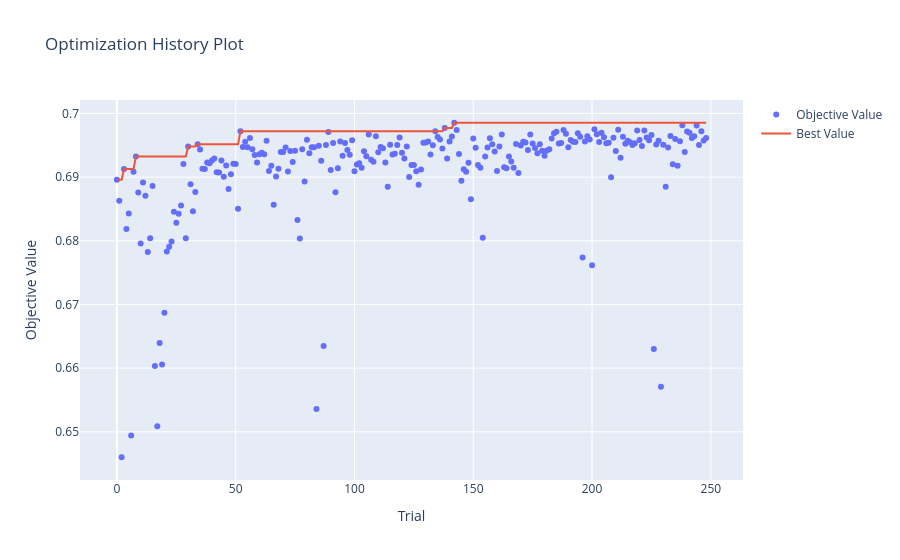
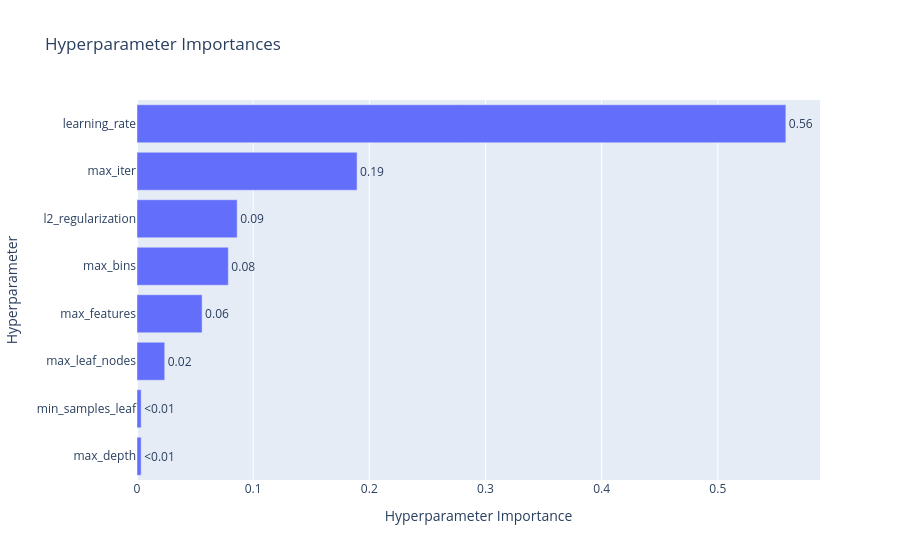
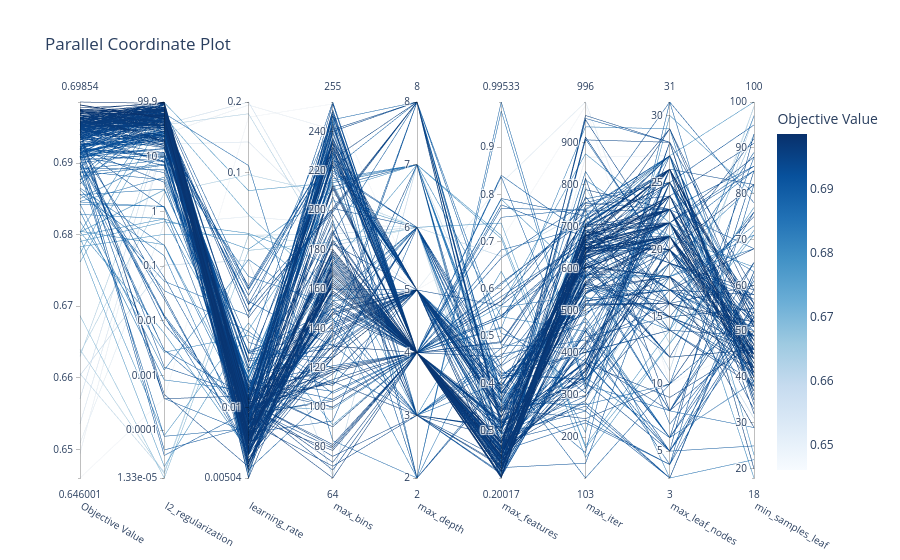

Here is the notebook cell these charts were saved with, in order:
### Markdown cell above
### 10k

### Code cell
import optuna
import numpy as np
import warnings
from sklearn.metrics import roc_auc_score
from sklearn.model_selection import TimeSeriesSplit
from optuna.visualization import (
    plot_optimization_history, 
    plot_param_importances, 
    plot_parallel_coordinate
)
from optuna.samplers import TPESampler
from sklearn.ensemble import HistGradientBoostingClassifier
from sklearn.pipeline import make_pipeline


# Parameter tuning settings

timeout_seconds = 60*60*1
no_improvement_trials = 100

# Split the 10k dataset to evaluate on holdout after tuning

X_tuning = train_10k_X.head(8000)
y_tuning = train_10k_y_cat.head(8000)
X_val_holdout = train_10k_X.tail(2000)
y_val_holdout = train_10k_y_cat.tail(2000)

def objective_histgbm(trial):
    params = {
        "max_iter": trial.suggest_int("max_iter", 100, 1000), # Number of boosting rounds
        "learning_rate": trial.suggest_float("learning_rate", 0.005, 0.2, log=True), # Step size
        "max_depth": trial.suggest_int("max_depth", 2, 8), # Max tree depth
        "min_samples_leaf": trial.suggest_int("min_samples_leaf", 15, 100), # Min samples required in a leaf node
        "max_features": trial.suggest_float("max_features", 0.2, 1.0), # Number of features to consider when looking for the best split
        "max_leaf_nodes": trial.suggest_int("max_leaf_nodes", 3, 31), # Max leaf nodes in the tree
        "l2_regularization": trial.suggest_float("l2_regularization", 1e-5, 100.0, log=True), # L2 regularization term on weights
        "random_state": 42, # For reproducibility
        "verbose": 0, # No verbose output during training
        "max_bins": trial.suggest_int("max_bins", 63, 255), # Maximum number of bins to use for discretizing continuous features
        "class_weight": "balanced", # Adjust weights inversely proportional to class frequencies
    }

    full_pipeline = make_pipeline(
        numeric_preprocessor,
        HistGradientBoostingClassifier(**params)
    )
    
    tscv = TimeSeriesSplit(n_splits=5)
    cv_scores = []
    
    for train_idx, val_idx in tscv.split(X_tuning):
        X_tr, X_val = X_tuning.iloc[train_idx], X_tuning.iloc[val_idx]
        y_tr, y_val = y_tuning.iloc[train_idx], y_tuning.iloc[val_idx]
        
        with warnings.catch_warnings():
            warnings.simplefilter("ignore")
            full_pipeline.fit(X_tr, y_tr)
        
        preds = full_pipeline.predict_proba(X_val)[:, 1]
        cv_scores.append(roc_auc_score(y_val, preds))
        
    return np.mean(cv_scores)

def stop_optuna(study, trial): # Custom callback to stop optimization if no improvement in best AUC for a certain number of trials
    if study.best_trial.number + no_improvement_trials <= trial.number:
        print(f"\n[Early Stop] No improvement in {no_improvement_trials} trials. Stopping optimization.")
        study.stop()

study_histgbm = optuna.create_study(direction="maximize", sampler=TPESampler(seed=42))
study_histgbm.optimize(objective_histgbm, timeout=timeout_seconds, n_jobs=-1, callbacks=[stop_optuna])

print("\n" + "="*40)
print(f"BEST AUC: {study_histgbm.best_value:.4f}")
print("BEST PARAMETERS:")

print("best_params = {")
for k, v in study_histgbm.best_params.items():
    if isinstance(v, str):
        print(f'    "{k}": "{v}",')
    else:
        print(f'    "{k}": {v},')
print("}")

print("\n--- PARAMETER IMPORTANCE ---")
importances = optuna.importance.get_param_importances(study_histgbm)
for param, importance in importances.items():
    print(f"  {param:20}: {importance:.4f}")
print("="*40)


fig1 = plot_optimization_history(study_histgbm)
fig1.show()
    
fig2 = plot_param_importances(study_histgbm)
fig2.show()
    
fig3 = plot_parallel_coordinate(study_histgbm)
fig3.show()
    
fig1.write_html("hyperparameter_tuning/HistGBM/Classification/optuna_histgbm_10k_history.html")
fig2.write_html("hyperparameter_tuning/HistGBM/Classification/optuna_histgbm_10k_importance.html")
fig3.write_html("hyperparameter_tuning/HistGBM/Classification/optuna_histgbm_10k_parallel.html")

### Figure 1 — Plotly figure (JSON) as saved in the notebook; plotly's stock layout.template omitted (floating-point values rounded to 4 significant figures; data arrays with more than 128 entries replaced by an {"elided": "..."} marker saying what was removed)
{"data": [{"mode": "markers", "name": "Objective Value", "type": "scatter", "x": {"elided": "249 int values"}, "y": {"elided": "249 float values"}}, {"mode": "lines", "name": "Best Value", "type": "scatter", "x": {"elided": "249 int values"}, "y": {"elided": "249 float values"}}, {"marker": {"color": "#cccccc"}, "mode": "markers", "name": "Infeasible Trial", "showlegend": false, "type": "scatter", "x": [], "y": []}], "layout": {"title": {"text": "Optimization History Plot"}, "xaxis": {"title": {"text": "Trial"}}, "yaxis": {"title": {"text": "Objective Value"}}}}

### Figure 2 — Plotly figure (JSON) as saved in the notebook; plotly's stock layout.template omitted (floating-point values rounded to 4 significant figures)
{"data": [{"cliponaxis": false, "hovertemplate": ["max_depth (IntDistribution): 0.0035729816847860016<extra></extra>", "min_samples_leaf (IntDistribution): 0.0035957221533723903<extra></extra>", "max_leaf_nodes (IntDistribution): 0.023872757550051377<extra></extra>", "max_features (FloatDistribution): 0.05605800652629227<extra></extra>", "max_bins (IntDistribution): 0.07862452852767654<extra></extra>", "l2_regularization (FloatDistribution): 0.08623181834600323<extra></extra>", "max_iter (IntDistribution): 0.18946318163525971<extra></extra>", "learning_rate (FloatDistribution): 0.5585810035765584<extra></extra>"], "name": "Objective Value", "orientation": "h", "text": ["<0.01", "<0.01", "0.02", "0.06", "0.08", "0.09", "0.19", "0.56"], "textposition": "outside", "type": "bar", "x": [0.003573, 0.003596, 0.02387, 0.05606, 0.07862, 0.08623, 0.1895, 0.5586], "y": ["max_depth", "min_samples_leaf", "max_leaf_nodes", "max_features", "max_bins", "l2_regularization", "max_iter", "learning_rate"]}], "layout": {"title": {"text": "Hyperparameter Importances"}, "xaxis": {"title": {"text": "Hyperparameter Importance"}}, "yaxis": {"title": {"text": "Hyperparameter"}}}}

### Figure 3 — Plotly figure (JSON) as saved in the notebook; plotly's stock layout.template omitted (floating-point values rounded to 4 significant figures; data arrays with more than 128 entries replaced by an {"elided": "..."} marker saying what was removed)
{"data": [{"dimensions": [{"label": "Objective Value", "range": [0.646, 0.6985], "values": {"elided": "249 float values"}}, {"label": "l2_regularization", "range": [-4.876, 1.999], "ticktext": ["1.33e-05", "0.0001", "0.001", "0.01", "0.1", "1", "10", "99.9"], "tickvals": [-4.876, -4, -3, -2, -1, 0, 1, 1.999], "values": {"elided": "249 float values"}}, {"label": "learning_rate", "range": [-2.298, -0.6999], "ticktext": ["0.00504", "0.01", "0.1", "0.2"], "tickvals": [-2.298, -2, -1, -0.6999], "values": {"elided": "249 float values"}}, {"label": "max_bins", "range": [64, 255], "values": {"elided": "249 int values"}}, {"label": "max_depth", "range": [2, 8], "values": {"elided": "249 int values"}}, {"label": "max_features", "range": [0.2002, 0.9953], "values": {"elided": "249 float values"}}, {"label": "max_iter", "range": [103, 996], "values": {"elided": "249 int values"}}, {"label": "max_leaf_nodes", "range": [3, 31], "values": {"elided": "249 int values"}}, {"label": "min_samples_leaf", "range": [18, 100], "values": {"elided": "249 int values"}}], "labelangle": 30, "labelside": "bottom", "line": {"color": {"elided": "249 float values"}, "colorbar": {"title": {"text": "Objective Value"}}, "colorscale": [[0, "rgb(247,251,255)"], [0.125, "rgb(222,235,247)"], [0.25, "rgb(198,219,239)"], [0.375, "rgb(158,202,225)"], [0.5, "rgb(107,174,214)"], [0.625, "rgb(66,146,198)"], [0.75, "rgb(33,113,181)"], [0.875, "rgb(8,81,156)"], [1, "rgb(8,48,107)"]], "reversescale": false, "showscale": true}, "type": "parcoords"}], "layout": {"title": {"text": "Parallel Coordinate Plot"}}}
